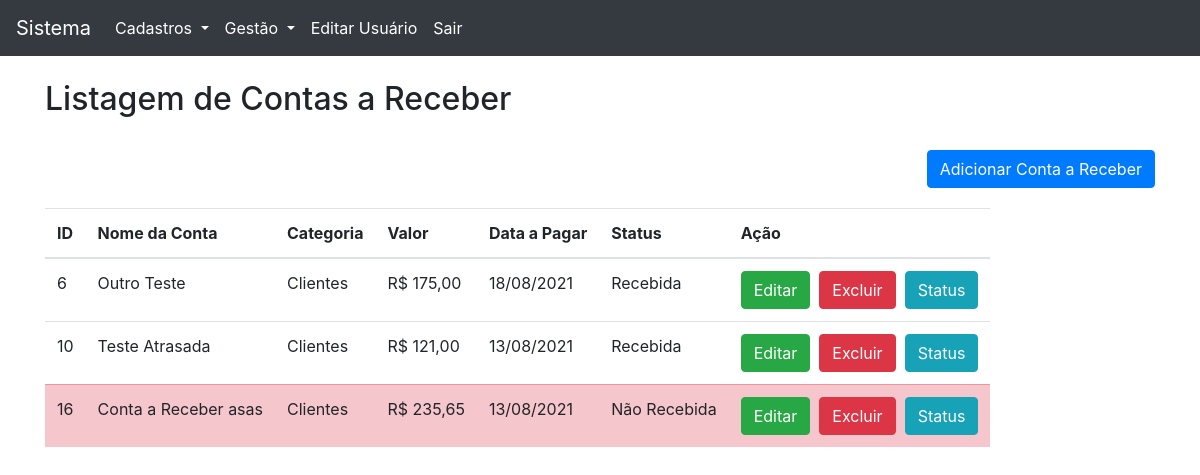
Page /listar-contas-a-receber.php (signed in) on the committed database.
### tables this page shows
CREATE TABLE `tbl_contas` (
  `id` int(11) NOT NULL,
  `descricao` varchar(255) NOT NULL,
  `data` date NOT NULL DEFAULT current_timestamp(),
  `categoria` int(11) NOT NULL,
  `tipo` int(11) NOT NULL,
  `valor` float(10,2) NOT NULL,
  `status` int(11) NOT NULL
);

CREATE TABLE `tbl_categorias` (
  `id` int(11) NOT NULL,
  `nome` varchar(255) NOT NULL,
  `tipo_conta` int(11) NOT NULL
);

CREATE TABLE `tbl_status` (
  `id` int(11) NOT NULL,
  `status` varchar(20) NOT NULL,
  `tipo_conta` int(11) NOT NULL
);

### classes/Conta.php (called while the page is built, shortened)
<?php
class Conta
{
	public function listarTodas($tipoConta)
	{
		$contas = array();
		global $pdo;
		$sql = null;
		if ($tipoConta != 0) {
			$sql = $pdo->prepare('SELECT * FROM tbl_contas WHERE tipo = :tipo');
			$sql->bindValue(':tipo', $tipoConta);
		} else {
			$sql = $pdo->prepare('SELECT * FROM tbl_contas');
		}
		$sql->execute();
		if ($sql->rowCount() > 0) {
			$contas = $sql->fetchAll();
		}
		return $contas;
	}
}

### classes/Categoria.php (called while the page is built, shortened)
<?php
class Categoria
{
	public function getCategoria($id)
	{
		$categoria = [];
		global $pdo;
		$sql = $pdo->prepare('SELECT * FROM tbl_categorias WHERE id = :id');
		$sql->bindValue(':id', $id);
		$sql->execute();
		if ($sql->rowCount() > 0) {
			$categoria = $sql->fetchAll();
			return $categoria[0];
		}
		return $categoria;
	}
}

### classes/Status.php (called while the page is built, shortened)
<?php
class Status
{
	public function getStatusById($id)
	{
		$status = [];
		global $pdo;
		$sql = $pdo->prepare('SELECT * FROM tbl_status WHERE id = :id');
		$sql->bindValue(':id', $id);
		$sql->execute();
		if ($sql->rowCount() > 0) {
			$status = $sql->fetch();
		}
		return $status;
	}
}

### listar-contas-a-receber.php (the view, shortened to what this page needs)
<?php
  require_once 'pages/header.php';
  if (isset($_SESSION['login'])) {
?>
<div class="container">
  <h2>Listagem de Contas a Receber</h2><br>
  <div class="nova" style="margin-bottom: 20px; display: flex; justify-content: flex-end;">
    <a href="adicionar-contas-a-receber.php" class="btn btn-primary">Adicionar Conta a Receber</a>
  </div>
  <table class="table table-responsive table-hover">
    <thead>
      <tr>
        <th>ID</th>
        <th>Nome da Conta</th>
        <th>Categoria</th>
        <th>Valor</th>
        <th>Data a Pagar</th>
        <th>Status</th>
        <th>Ação</th>
      </tr>
    </thead>
    <tbody>
      <?php
        require_once 'classes/Conta.php';
        $contas = new Conta();
        $todasAsContas = $contas->listarTodas(2);
        foreach($todasAsContas as $conta) :
      ?>
        <tr <?=  ((strtotime(date('Y-m-d')) > strtotime($conta['data'])) && $conta['status'] == 4) ? 'class="table-danger"': '' ?>>
          <td><?= $conta['id'] ?></td>
          <td><?= $conta['descricao'] ?></td>
          <td>
            <?php
              require_once 'classes/Categoria.php';
              $categoria = new Categoria();
              $cat = $categoria->getCategoria($conta['categoria']);
            ?>
            <?= $cat['nome'] ?>
          </td>
          <td>R$ <?= number_format($conta['valor'], 2, ',', '.') ?></td>
          <td><?=  date('d/m/Y', strtotime($conta['data'])) ?></td>
          <td>
            <?php
              require_once 'classes/Status.php';
              $status = new Status();
              $status = $status->getStatusById($conta['status']);
              echo $status['status'];
            ?>
          </td>
          <td>
            <a class="btn btn-success" href="editar-contas.php?id=<?= $conta['id'] ?>">Editar</a>&nbsp;
            <a class="btn btn-danger" href="excluir-contas.php?id=<?= $conta['id'] ?>&tipo=<?= $conta['tipo'] ?>" onclick="return confirm('Deseja realmente exluir esta conta?')">Excluir</a>&nbsp;
            <a class="btn btn-info" href="editar-status.php?id=<?= $conta['id'] ?>&status=<?= $conta['status'] ?>&tipo=<?= $conta['tipo'] ?>">Status</a>
          </td>
        </tr>
      <?php endforeach; ?>
    </tbody>
  </table>
</div>
 <?php require_once 'pages/footer.php'; ?>
 <?php } else {
    header('Location: ./login.php');
    exit;
 }
?>

### rows in the picture
tbl_contas: id "6", descricao "Outro Teste", tbl_categorias.nome "Clientes", valor "175,00", data "18/08/2021", tbl_status.status "Recebida"
tbl_contas: id "10", descricao "Teste Atrasada", tbl_categorias.nome "Clientes", valor "121,00", data "13/08/2021", tbl_status.status "Recebida"
tbl_contas: id "16", descricao "Conta a Receber asas", tbl_categorias.nome "Clientes", valor "235,65", data "13/08/2021", tbl_status.status "Não Recebida"
